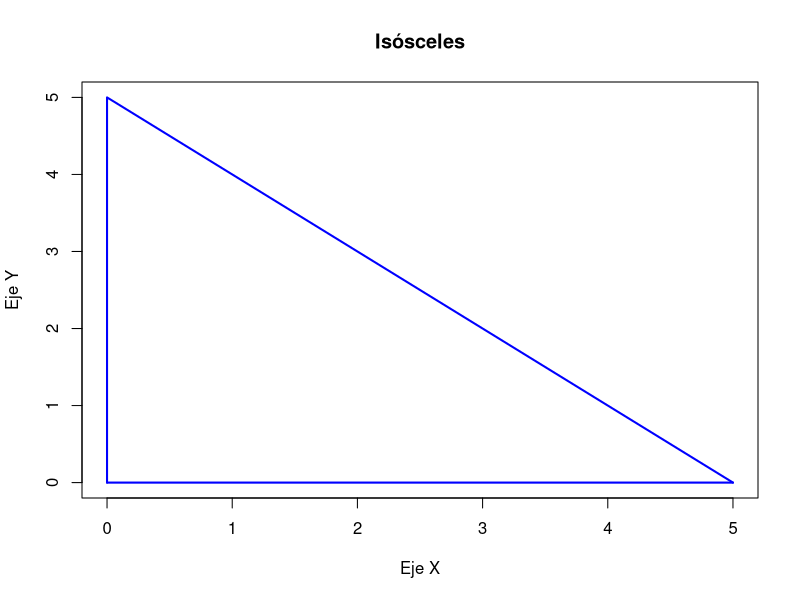

The R script that drew this image:
# Coordenadas de los vértices del triángulo
x <- c(5, 0, 0)
y <- c(0, 5, 0)

# Calcular longitudes de los lados del triángulo
L1 <- sqrt((x[2] - x[1])^2 + (y[2] - y[1])^2)
L2 <- sqrt((x[3] - x[2])^2 + (y[3] - y[2])^2)
L3 <- sqrt((x[1] - x[3])^2 + (y[1] - y[3])^2)

# Determinar el tipo de triángulo:
# Si todas las longitudes de los lados son iguales, 
# se considera un triángulo equilátero.

# Si al menos dos longitudes de los lados son iguales, 
# se considera un triángulo isósceles.

# Si todas las longitudes de los lados son diferentes, 
# se considera un triángulo escaleno.

if (L1 == L2 && L2 == L3) {
  leyenda <- "Equilátero"
} else if (L1 == L2 || L1 == L3 || L2 == L3) {
  leyenda <- "Isósceles"
} else {
  leyenda <- "Escaleno"
}

# Imprimir la leyenda
cat("El triángulo es de tipo:", leyenda)

# Graficar el triángulo
plot(x, y, type = "n", xlim = c(0, 5), ylim = c(0, 5),
     xlab = "Eje X", ylab = "Eje Y", main = leyenda)
lines(x, y, type = "l", col = "blue", lwd = 2)
lines(c(x[3], x[1]), c(y[3], y[1]), type = "l", col = "blue", lwd = 2)
